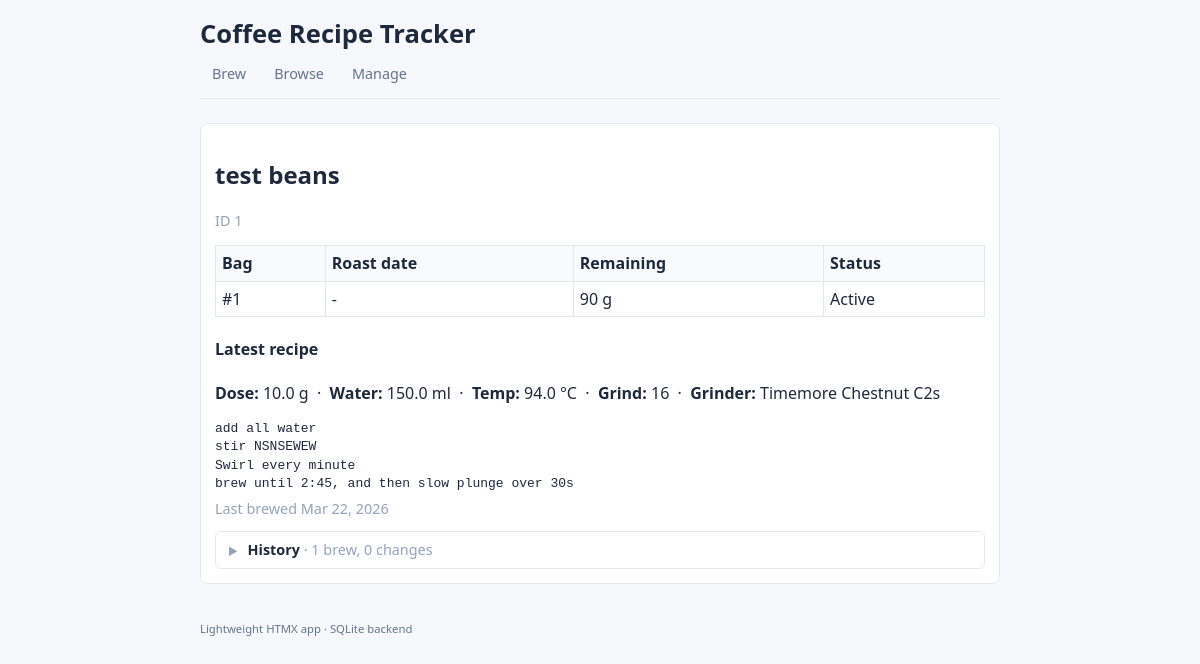
Screenshot of /browse with the database file from the repository.
### app/models.py (models this page shows)
class Bean(SQLModel, table=True):
    id: Optional[int] = Field(default=None, primary_key=True)
    name: str
    origin: Optional[str] = None
    roast_level: Optional[str] = None
    flavor_notes: Optional[str] = None
    notes: Optional[str] = None
    bags: List["BeanBag"] = Relationship(back_populates="bean")
    recipes: List["Recipe"] = Relationship(back_populates="bean")

class BeanBag(SQLModel, table=True):
    id: Optional[int] = Field(default=None, primary_key=True)
    bean_id: int = Field(foreign_key="bean.id")
    roast_date: Optional[date] = None
    purchase_date: Optional[date] = None
    initial_quantity_g: float
    low_threshold_g: float = 50.0
    is_frozen: bool = False
    frozen_date: Optional[date] = None
    thaw_date: Optional[date] = None
    notes: Optional[str] = None
    bean: Optional[Bean] = Relationship(back_populates="bags")
    brews: List["Brew"] = Relationship(back_populates="bag")

class Recipe(SQLModel, table=True):
    id: Optional[int] = Field(default=None, primary_key=True)
    bean_id: int = Field(foreign_key="bean.id")
    brewer_id: int = Field(foreign_key="brewer.id")
    grinder_id: int = Field(foreign_key="grinder.id")
    dose_g: float
    water_ml: float
    temp_c: float
    grind_size: str
    recipe_text: Optional[str] = None
    created_at: datetime = Field(default_factory=lambda: datetime.now(timezone.utc))
    previous_recipe_id: Optional[int] = Field(default=None, foreign_key="recipe.id")
    bean: Optional[Bean] = Relationship(back_populates="recipes")
    brewer: Optional[Brewer] = Relationship(back_populates="recipes")
    grinder: Optional[Grinder] = Relationship(back_populates="recipes")
    brews: List["Brew"] = Relationship(back_populates="recipe")

class Grinder(SQLModel, table=True):
    id: Optional[int] = Field(default=None, primary_key=True)
    name: str
    notes: Optional[str] = None
    recipes: List["Recipe"] = Relationship(back_populates="grinder")

### app/main.py (the view)
@app.get("/browse", response_class=HTMLResponse)
def browse(request: Request):
    with Session(db.engine) as session:
        bean_recipes = crud.get_latest_recipe_per_bean(session)
        return templates.TemplateResponse("browse.html", {
            "request": request,
            "bean_recipes": bean_recipes,
        })

### app/templates/browse.html (shortened to what this page needs)
{% extends 'base.html' %}
{% block content %}
<div class="grid">
    {% for bean, recipe, bags_with_remaining, brews, deltas in bean_recipes %}
    <section class="card">
        <h2>{{ bean.name }}</h2>
        <p class="bean-meta">
            <span class="muted">ID {{ bean.id }}</span>
        </p>
        {% if bags_with_remaining %}
        <table class="delta-table" style="margin:10px 0">
            <thead>
                <tr><th>Bag</th><th>Roast date</th><th>Remaining</th><th>Status</th></tr>
            </thead>
            <tbody>
                {% for bag, remaining in bags_with_remaining %}
                <tr class="{{ 'low-stock' if remaining <= bag.low_threshold_g else '' }}">
                    <td>#{{ bag.id }}</td>
                    <td>{{ bag.roast_date.strftime('%b %d, %Y') if bag.roast_date else '-' }}</td>
                    <td>{{ remaining|int }} g{% if remaining <= bag.low_threshold_g %} ⚠{% endif %}</td>
                    <td>{{ '❄ Frozen' if bag.is_frozen else 'Active' }}</td>
                </tr>
                {% endfor %}
            </tbody>
        </table>
        {% else %}
        <p class="muted">No bags added yet.</p>
        {% endif %}
        {% if recipe %}
        <h4>Latest recipe</h4>
        <div class="recipe-card">
            <p><strong>Dose:</strong> {{ recipe.dose_g }} g &nbsp;·&nbsp;
               <strong>Water:</strong> {{ recipe.water_ml }} ml &nbsp;·&nbsp;
               <strong>Temp:</strong> {{ recipe.temp_c }} °C &nbsp;·&nbsp;
               <strong>Grind:</strong> {{ recipe.grind_size }} &nbsp;·&nbsp;
               <strong>Grinder:</strong> {{ recipe.grinder.name }}</p>
            {% if recipe.recipe_text %}
            <pre class="recipe-text" style="margin-top:8px">{{ recipe.recipe_text }}</pre>
            {% endif %}
            <p class="muted" style="margin-top:6px">Last brewed {{ recipe.created_at.strftime('%b %d, %Y') }}</p>
        </div>
        {% else %}
        <p class="muted">No recipes yet.</p>
        {% endif %}
        {% if brews or deltas %}
        <details class="history-block">
            <summary class="history-summary">
                History
                <span class="muted" style="font-weight:normal">
                    · {{ brews|length }} brew{{ 's' if brews|length != 1 else '' }},
                      {{ deltas|length }} change{{ 's' if deltas|length != 1 else '' }}
                </span>
            </summary>
        </details>
        {% endif %}
    </section>
    {% else %}
    <section class="card">
        <p>No beans added yet. Go to <a href="/manage">Manage</a> to add some.</p>
    </section>
    {% endfor %}
</div>
{% endblock %}

### app/static/styles.css (style rules this page uses)
* { box-sizing: border-box; }
body { margin: 0; font-family: ui-sans-serif, system-ui, -apple-system, Segoe UI, sans-serif; background: #f7f8fc; color: #1e293b; line-height: 1.4; padding: 16px; }
.card { background: #fff; border: 1px solid #e2e8f0; border-radius: 8px; padding: 14px; margin-bottom: 14px; }
.grid { display: grid; gap: 12px; }
.muted { color: #94a3b8; font-size: 0.9rem; margin: 0; }
.bean-meta { color: #64748b; font-size: 0.85rem; }
.history-block { margin-top: 12px; border: 1px solid #e2e8f0; border-radius: 6px; padding: 8px 12px; }
.history-summary { cursor: pointer; font-weight: 600; font-size: 0.9rem; list-style: none; user-select: none; }
.history-summary::before { content: '▶'; font-size: 0.65rem; color: #94a3b8; margin-right: 6px; transition: transform 0.15s; }
.recipe-text { white-space: pre-wrap; margin: 0; }
.delta-table { width: 100%; border-collapse: collapse; margin-top: 8px; }
.delta-table th, .delta-table td { border: 1px solid #e2e8f0; padding: 6px; text-align: left; }
.delta-table th { background: #f8fafc; font-weight: 600; }
@media (min-width: 700px) { .grid { grid-template-columns: 1fr; } }

### rows the page displays
Bean: name "test beans", id "1", dose_g "10.0", water_ml "150.0", temp_c "94.0", grind_size "16", grinder.name "Timemore Chestnut C2s", recipe_text "add all water stir NSNSEWEW Swirl every minute brew until 2:45, and then slow plunge over 30s", created_at "Mar 22, 2026", brews "1", deltas "0", value "s"
BeanBag: id "1", roast_date "-", remaining "90", is_frozen "Active"
